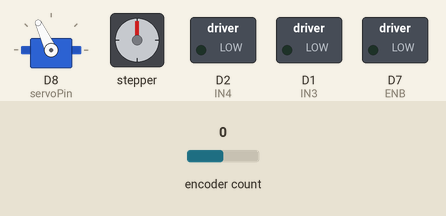
This sketch was run on a simulated ESP8266 (NodeMCU). Parts: servo, stepper motor, switched loads named in the sketch (green lamp = pin HIGH). The inputs (shaded band) are chosen by the test bench; at power-on: encoder count 0. Stepper angles assume 200 steps per turn.

Above: at 0.1 s.
At 2.2 s:
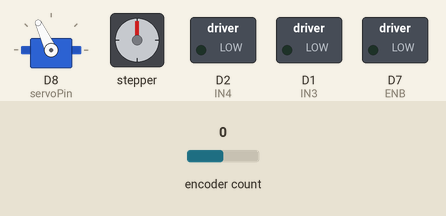
At 3.7 s:
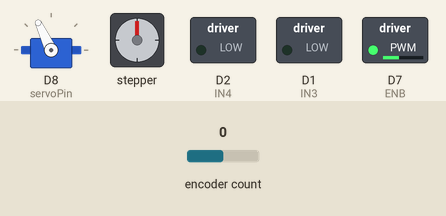
At 8.2 s:
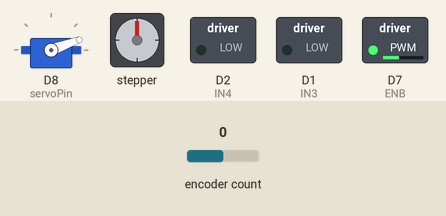
At 18.7 s:
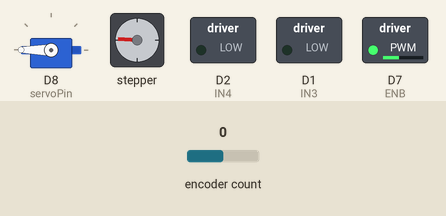
At 34.2 s:
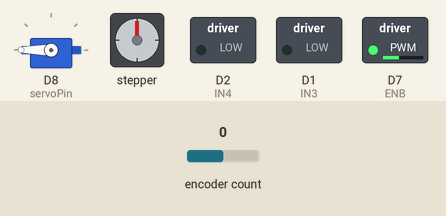
Timing chart, 0 to 40.0 s (numbered marks = the images above):
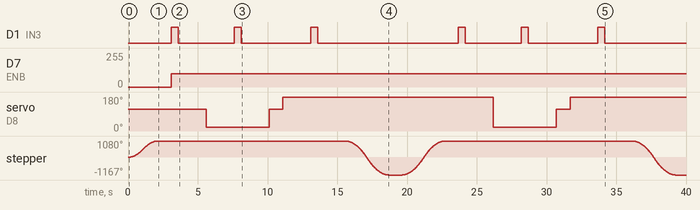

The sketch:

vishal_script.ino
```cpp
#include <AccelStepper.h>
#include <Encoder.h>
#include <Servo.h>

// Motor configuration
const int motorPin1 = 9;      // Step pin for stepper motor
const int motorPin2 = 10;     // Direction pin for stepper motor
const int stepsPerRevolution = 200; // Number of steps per revolution

const int ENB = D7;           // Enable pin for DC motor
const int IN3 = D1;           // IN3 pin for DC motor
const int IN4 = D2;           // IN4 pin for DC motor

const int encoderPinA = D5;   // Encoder pin A
const int encoderPinB = D6;   // Encoder pin B

const int servoPin = 15;      // Servo motor pin
const int targetPos = 360; // Target position in degrees (one full revolution)

AccelStepper stepper(AccelStepper::DRIVER, motorPin1, motorPin2);
Encoder encoder(encoderPinA, encoderPinB);
Servo servo_motor;

bool clockwise = true;

void setup() {
  // Stepper motor setup
  stepper.setMaxSpeed(1000.0);
  stepper.setAcceleration(500.0);

  // DC motor setup
  pinMode(ENB, OUTPUT);
  pinMode(IN3, OUTPUT);
  pinMode(IN4, OUTPUT);
  digitalWrite(IN3, LOW);
  digitalWrite(IN4, LOW);

  // Servo motor setup
  servo_motor.attach(servoPin);
  servo_motor.write(115);
}

void loop() {
  // Stepper motor movement
  //int targetPos = 560; // Target position in degrees (one full revolution)
  delay(1);
  stepper.moveTo( 360/1.8 * 3);
  while (stepper.distanceToGo() != 0) {
    stepper.run();
  }
  delay(1000);

  // DC motor forward movement
  moveDCMotorForward(6);
  delay(1000);

  // Servo motor clockwise rotation
  rotateServoClockwise();
  delay(1000);

  // DC motor forward movement
  moveDCMotorForward(6);
  delay(1000);

  servo_motor.write(115);
  delay(1000);
  // Servo motor counterclockwise rotation
  rotateServoCounterclockwise();
  delay(1000);

  // DC motor forward movement
  moveDCMotorForward(6);
  delay(1000);

  stepper.moveTo(-targetPos * 360 / stepsPerRevolution);
  while (stepper.distanceToGo() != 0) {
    stepper.run();
  }
  delay(1000);
}

void moveDCMotorForward(float rotations) {
  analogWrite(ENB, 100);
  digitalWrite(IN3, HIGH);
  digitalWrite(IN4, LOW);
  delay(500);

  int targetEncoderValue = encoder.read() + (rotations * 360);

  while (encoder.read() > targetEncoderValue) {
    analogWrite(ENB, 100);
    delay(20);
  }

  stopDCMotor();
}

void stopDCMotor() {
  digitalWrite(IN3, LOW);
  digitalWrite(IN4, LOW);
  delay(1000);
}

void rotateServoClockwise() {
  // servo_motor.write(115);  // Move the servo to base position
  // delay(1000);
  servo_motor.write(20);   // Move the servo clockwise to 0 degrees
  delay(1000);
  // servo_motor.write(115);  // Move the servo to base position
  // delay(1000);
}

void rotateServoCounterclockwise() {
  // servo_motor.write(115);  // Move the servo to base position
  // delay(1000);
  servo_motor.write(180);  // Move the servo counterclockwise to 180 degrees
  delay(1000);
  // servo_motor.write(115);  // Move the servo to base position
  // delay(1000);
}
```

Measured:
- by itself, D1 (IN3): LOW → HIGH at 3.1 s, → LOW 0.50 s later, → HIGH 4.0 s later, → LOW 0.50 s later, … (12 changes in this stretch)
- by itself, D7 (ENB): 0/255 → 100/255 at 3.1 s
- by itself, servo on D8 (servoPin): 115° → 20° at 5.6 s, → 115° 4.5 s later, → 180° 1.0 s later, → 20° 15.1 s later, … (6 changes in this stretch)
- by itself, stepper: turns 1080° clockwise in 2.1 s, then 2247° counter-clockwise in 3.0 s, then 2247° clockwise in 3.0 s, then 2247° counter-clockwise in 3.0 s
